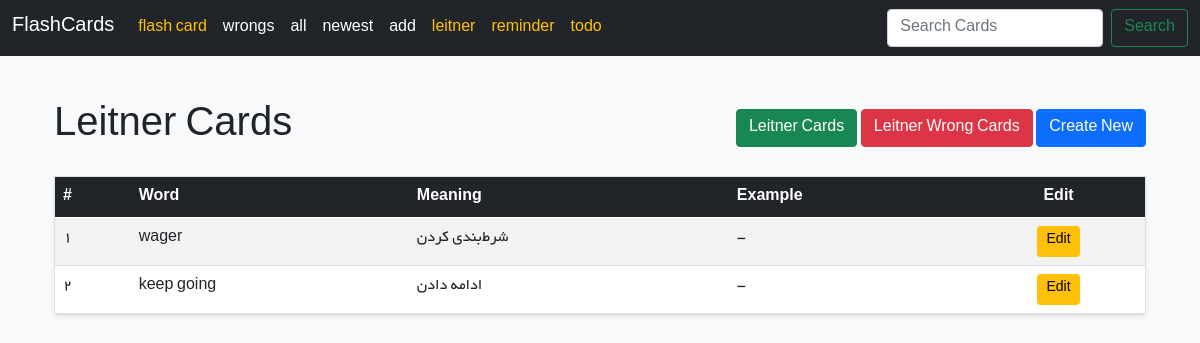
/flashcard/leitnercards/, run on an earlier commit of the app's database.
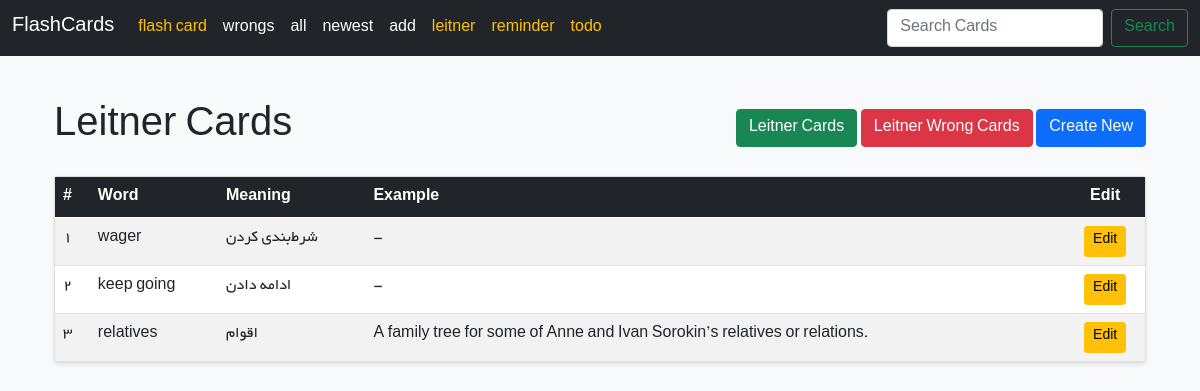
And on a later commit of the database.
### home/models.py (models this page shows, shortened)
class FlashLeitner(models.Model):
    word = models.CharField(max_length=512)
    meaning = models.CharField(max_length=512)
    example = models.CharField(max_length=1024, null=True, blank=True)
    rate = models.SmallIntegerField(default=0)
    last_reply = models.BooleanField(default=False)
    created_at = models.DateTimeField(auto_now_add=True)
    next_review_date = models.DateField()
    start_day = models.DateField(default=timezone.localdate)

### home/views.py (the view)
# urls.py: path("leitnercards/" ,FlashLeitnerCardsView.as_view(),name="leitner_cards"),
class FlashLeitnerCardsView(View):
    def get(self, request):
        cards = FlashLeitner.objects.all()
        return render(request, "home/leitner_cards.html", {"cards": cards})

### home/templates/home/leitner_cards.html
{% extends 'base.html' %}
{% block content %}
  <div class="container mt-4">
    <div class="d-flex justify-content-between align-items-center mb-4">
      <h1 class="m-0">Leitner Cards</h1>
      <div>
        <a class="btn btn-success" href="{% url 'home:leitner_cards' %}">Leitner Cards</a>
        <a class="btn btn-danger" href="{% url 'home:leitner_wrong_cards' %}">Leitner Wrong Cards</a>
        <a class="btn btn-primary" href="{% url 'home:leitner_card_create' %}">Create New</a>
      </div>
    </div>
    {% if cards %}
      <div class="card shadow-sm">
        <div class="card-body p-0">
          <table class="table table-hover table-striped m-0">
            <thead class="table-dark">
              <tr>
                <th>#</th>
                <th>Word</th>
                <th>Meaning</th>
                <th>Example</th>
                <th class="text-center">Edit</th>
              </tr>
            </thead>
            <tbody>
              {% for card in cards %}
                <tr onclick="window.location='{% url 'home:leitner_card_answer' card.id %}'" style="cursor:pointer;">
                  <td>{{ forloop.counter }}</td>
                  <td>{{ card.word }}</td>
                  <td>{{ card.meaning }}</td>
                  <td>{{ card.example|default:'-' }}</td>
                  <td class="text-center">
                    <a class="btn btn-warning btn-sm" href="{% url 'home:leitner_card_edit' card.id %}">Edit</a>
                  </td>
                </tr>
              {% endfor %}
            </tbody>
          </table>
        </div>
      </div>
    {% else %}
      <div class="alert alert-warning mt-4" role="alert">No cards available.</div>
    {% endif %}
  </div>
{% endblock %}

### templates/base.html (shortened to what this page needs)
{% load static %}
<!DOCTYPE html>
<html lang="fa">
<head>
  <link href="https://cdn.jsdelivr.net/npm/bootstrap@5.0.2/dist/css/bootstrap.min.css" rel="stylesheet"
 />
</head>
<body class="bg-light byekan2">
  {% include 'navbar.html' %}
  <div class="container mt-5">
    {% block content %}
    {% endblock %}
  </div>
</body>
</html>

### templates/navbar.html (shortened to what this page needs)
<nav class="navbar navbar-expand-lg navbar-dark bg-dark">
  <div class="container-fluid">
    <a class="navbar-brand" href="{% url 'home:home' %}">FlashCards</a>
    <div class="collapse navbar-collapse" id="navbarNavDropdown">
      <ul class="navbar-nav">
        <li class="nav-item">
          <a class="nav-link active text-warning" aria-current="page" href="{% url 'home:home' %}">flash card</a>
        </li>
        {% if request.resolver_match.app_name == "home" %}
        <li class="nav-item">
          <a class="nav-link active" aria-current="page" href="{% url 'home:cardswrong' %}">wrongs</a>
        </li>
        <li class="nav-item">
          <a class="nav-link active" aria-current="page" href="{% url 'home:cards' %}">all</a>
        </li>
        <li class="nav-item">
          <a class="nav-link active" aria-current="page" href="{% url 'home:cardnewest' %}">newest</a>
        </li>
        <li class="nav-item">
          <a class="nav-link active" aria-current="page" href="{% url 'home:cardcreate' %}">add</a>
        </li>
        {% endif %}
        <li class="nav-item">
          <a class="nav-link active text-warning" aria-current="page" href="{% url 'home:leitner_home' %}">leitner</a>
        </li>
        <li class="nav-item">
          <a class="nav-link active text-warning" aria-current="page" href="{% url 'reminder:home' %}">reminder</a>
        </li>
        <li class="nav-item">
          <a class="nav-link active text-warning" aria-current="page" href="{% url 'todo:todo_list' %}">todo</a>
        </li>
      </ul>
      <form class="d-flex ms-auto" action="{% url 'home:cardsearch' %}" method="get">
        <input class="form-control me-2" type="search" placeholder="Search Cards" aria-label="Search" name="query" value="{{ request.GET.query }}">
        <button class="btn btn-outline-success" type="submit">Search</button>
      </form>
    </div>
  </div>
</nav>

What changed in the data, as far as the page shows it:
added FlashLeitner: word "relatives", meaning "اقوام", example "A family tree for some of Anne and Ivan Sorokin’s relatives or relations."
